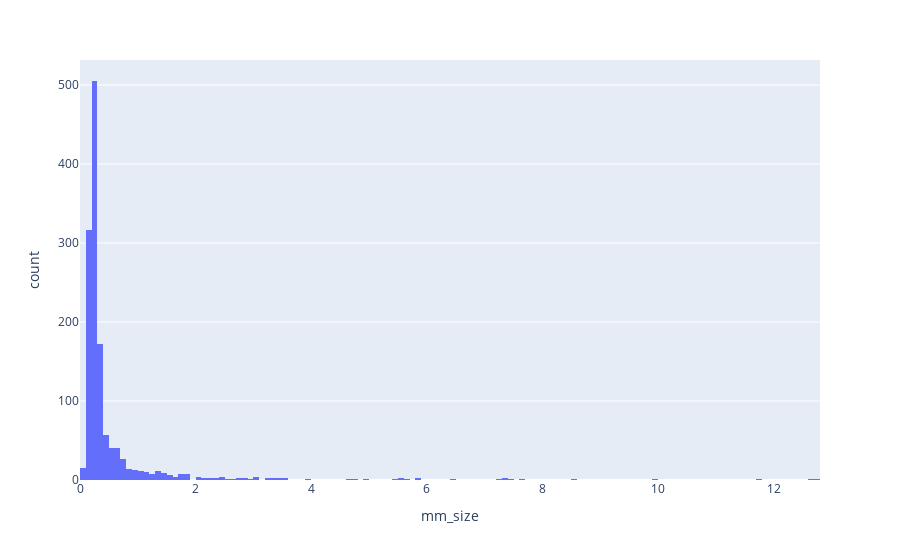

This figure's notebook cell:
### Code cell
fig = px.histogram(df, x='mm_size')
fig.update_traces(xbins={'size':0.1})
fig.show()

### Figure 1 — Plotly figure (JSON) as saved in the notebook; plotly's stock layout.template omitted (floating-point values rounded to 4 significant figures; data arrays with more than 128 entries replaced by an {"elided": "..."} marker saying what was removed)
{"data": [{"alignmentgroup": "True", "bingroup": "x", "hovertemplate": "mm_size=%{x}<br>count=%{y}<extra></extra>", "legendgroup": "", "marker": {"color": "#636efa"}, "name": "", "offsetgroup": "", "orientation": "v", "showlegend": false, "type": "histogram", "x": {"elided": "1331 float values"}, "xaxis": "x", "xbins": {"size": 0.1}, "yaxis": "y"}], "layout": {"autosize": true, "barmode": "relative", "legend": {"tracegroupgap": 0}, "margin": {"t": 60}, "xaxis": {"anchor": "y", "autorange": true, "domain": [0, 1], "range": [1.069e-15, 12.8], "title": {"text": "mm_size"}, "type": "linear"}, "yaxis": {"anchor": "x", "autorange": true, "domain": [0, 1], "range": [0, 531.6], "title": {"text": "count"}}}}
